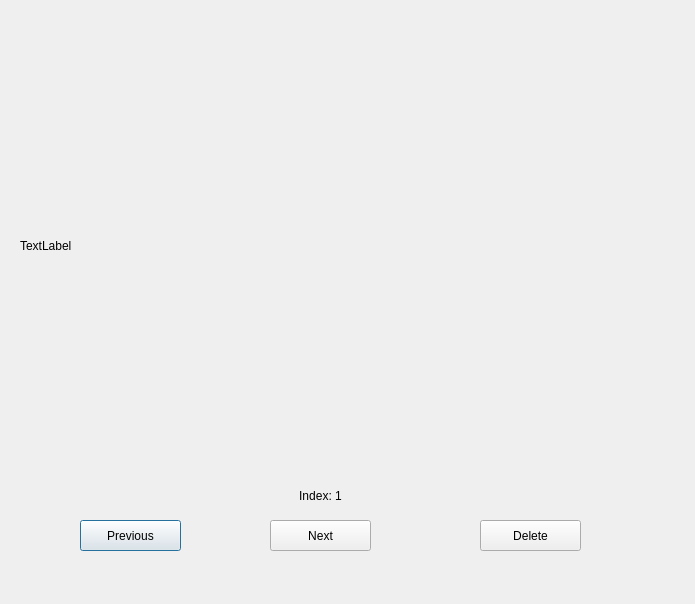
<?xml version="1.0" encoding="UTF-8"?>
<ui version="4.0">
 <class>ImageDialog</class>
 <widget class="QDialog" name="ImageDialog">
  <property name="geometry">
   <rect>
    <x>0</x>
    <y>0</y>
    <width>695</width>
    <height>604</height>
   </rect>
  </property>
  <property name="windowTitle">
   <string>Attachments</string>
  </property>
  <widget class="QLabel" name="photo">
   <property name="geometry">
    <rect>
     <x>20</x>
     <y>10</y>
     <width>661</width>
     <height>471</height>
    </rect>
   </property>
   <property name="text">
    <string>TextLabel</string>
   </property>
  </widget>
  <widget class="QPushButton" name="previous">
   <property name="geometry">
    <rect>
     <x>80</x>
     <y>520</y>
     <width>101</width>
     <height>31</height>
    </rect>
   </property>
   <property name="text">
    <string>Previous</string>
   </property>
  </widget>
  <widget class="QPushButton" name="next">
   <property name="geometry">
    <rect>
     <x>270</x>
     <y>520</y>
     <width>101</width>
     <height>31</height>
    </rect>
   </property>
   <property name="text">
    <string>Next</string>
   </property>
  </widget>
  <widget class="QPushButton" name="delBtn">
   <property name="geometry">
    <rect>
     <x>480</x>
     <y>520</y>
     <width>101</width>
     <height>31</height>
    </rect>
   </property>
   <property name="text">
    <string>Delete</string>
   </property>
  </widget>
  <widget class="QLabel" name="label_index">
   <property name="geometry">
    <rect>
     <x>270</x>
     <y>480</y>
     <width>101</width>
     <height>31</height>
    </rect>
   </property>
   <property name="text">
    <string>Index: 1</string>
   </property>
   <property name="alignment">
    <set>Qt::AlignCenter</set>
   </property>
  </widget>
 </widget>
 <resources/>
 <connections/>
</ui>
